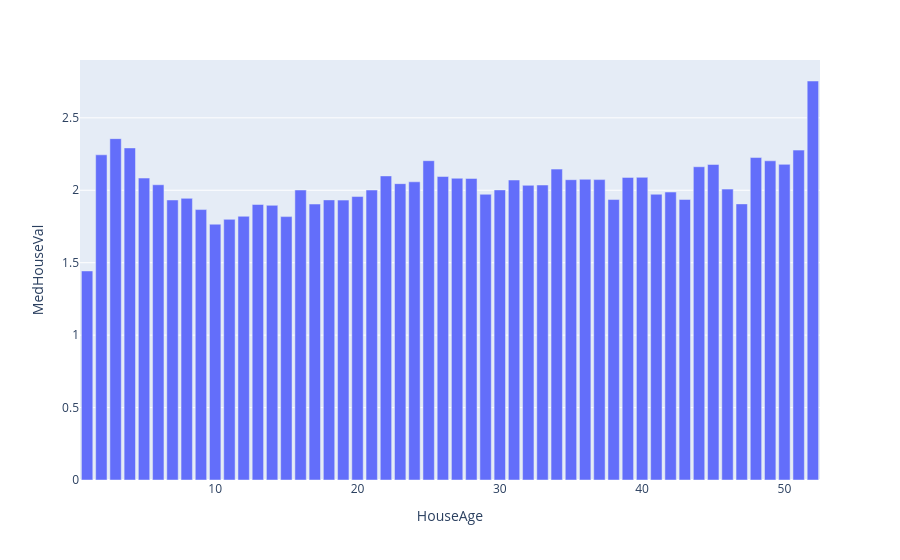

Here is the notebook cell this chart was saved with:
### Markdown cell above
## Giá nhà trung bình theo nhóm tuổi

### Code cell
age_avg = (
    df.groupby("HouseAge")["MedHouseVal"]
      .mean()
      .reset_index()
)

px.bar(
    age_avg,
    x="HouseAge",
    y="MedHouseVal"
)

### Figure 1 — Plotly figure (JSON) as saved in the notebook; plotly's stock layout.template omitted (floating-point values rounded to 4 significant figures)
{"data": [{"hovertemplate": "HouseAge=%{x}<br>MedHouseVal=%{y}<extra></extra>", "legendgroup": "", "marker": {"color": "#636efa", "pattern": {"shape": ""}}, "name": "", "orientation": "v", "showlegend": false, "textposition": "auto", "type": "bar", "x": [1.0, 2.0, 3.0, 4.0, 5.0, 6.0, 7.0, 8.0, 9.0, 10.0, 11.0, 12.0, 13.0, 14.0, 15.0, 16.0, 17.0, 18.0, 19.0, 20.0, 21.0, 22.0, 23.0, 24.0, 25.0, 26.0, 27.0, 28.0, 29.0, 30.0, 31.0, 32.0, 33.0, 34.0, 35.0, 36.0, 37.0, 38.0, 39.0, 40.0, 41.0, 42.0, 43.0, 44.0, 45.0, 46.0, 47.0, 48.0, 49.0, 50.0, 51.0, 52.0], "xaxis": "x", "y": [1.443, 2.245, 2.356, 2.292, 2.084, 2.038, 1.933, 1.944, 1.867, 1.766, 1.799, 1.82, 1.902, 1.896, 1.818, 2.002, 1.905, 1.934, 1.932, 1.957, 2.002, 2.099, 2.046, 2.058, 2.204, 2.095, 2.083, 2.082, 1.972, 2.003, 2.071, 2.034, 2.036, 2.146, 2.073, 2.076, 2.074, 1.936, 2.089, 2.089, 1.973, 1.988, 1.936, 2.162, 2.178, 2.008, 1.906, 2.226, 2.203, 2.179, 2.277, 2.754], "yaxis": "y"}], "layout": {"barmode": "relative", "legend": {"tracegroupgap": 0}, "margin": {"t": 60}, "xaxis": {"anchor": "y", "domain": [0, 1], "title": {"text": "HouseAge"}}, "yaxis": {"anchor": "x", "domain": [0, 1], "title": {"text": "MedHouseVal"}}}}
